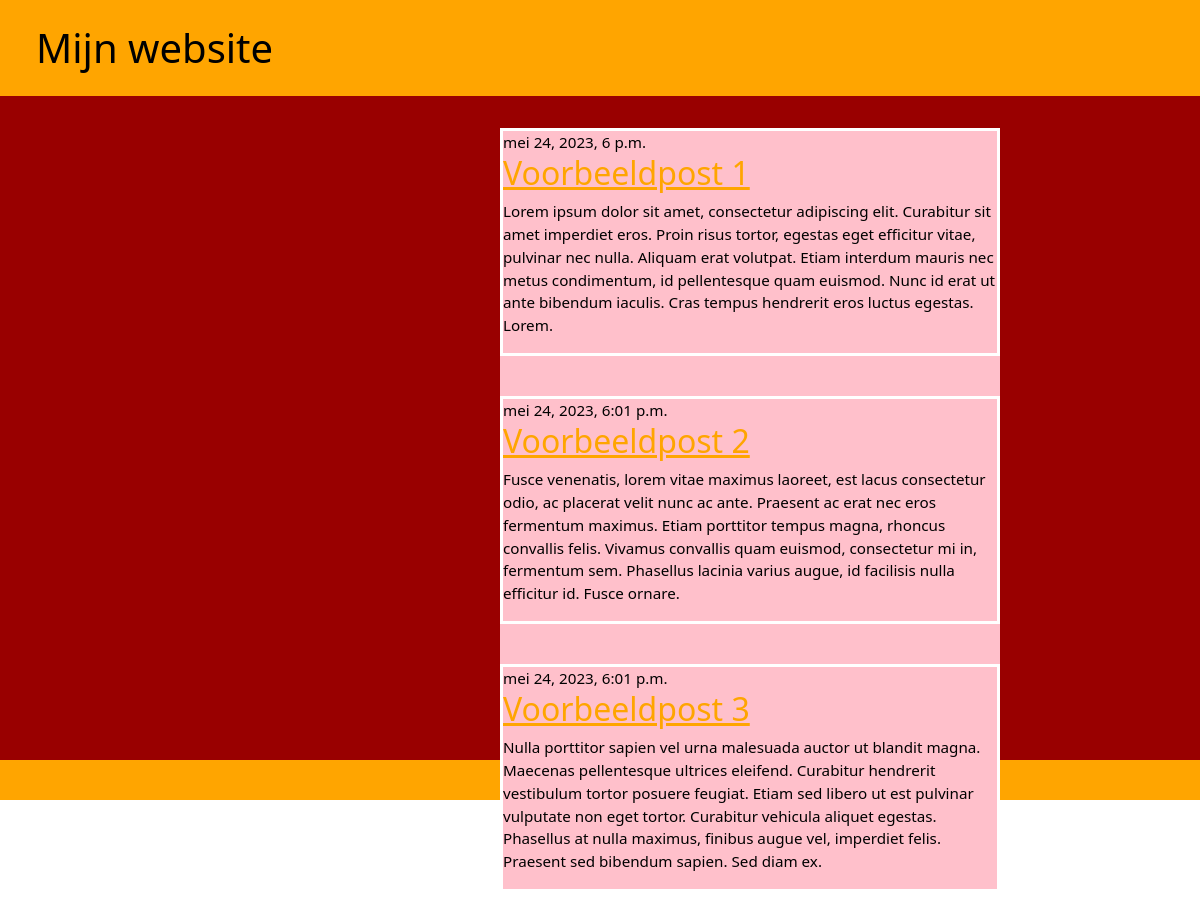
/, run on an earlier commit of the app's database.
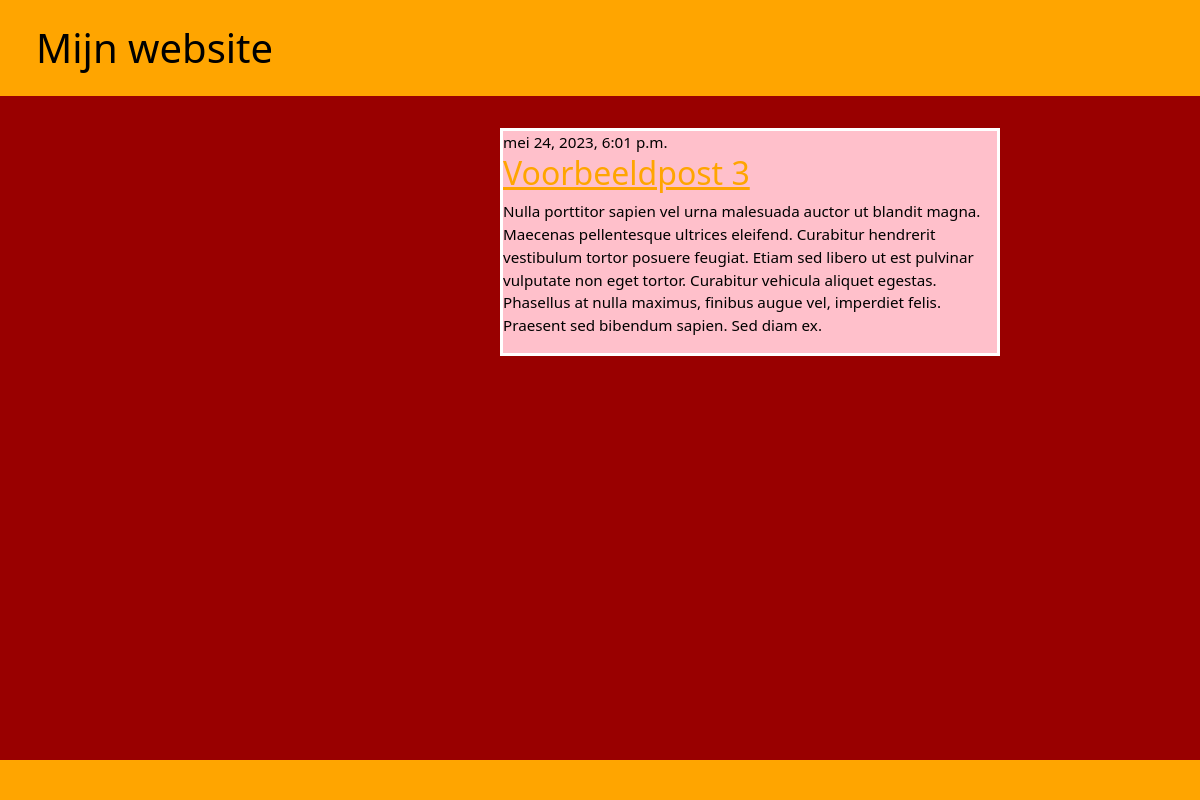
And on a later commit of the database.
### blog/models.py (models this page shows, shortened)
class Post(models.Model):
    author = models.ForeignKey(settings.AUTH_USER_MODEL, on_delete=models.CASCADE)
    title = models.CharField(max_length=200)
    text = models.TextField()
    created_date = models.DateTimeField(default=timezone.now)
    published_date = models.DateTimeField(blank=True, null=True)

### blog/views.py (the view)
# urls.py: path('', views.post_list, name='post_list'),
def post_list(request):
    posts = Post.objects.filter(published_date__lte=timezone.now()).order_by('published_date')
    return render(request, 'blog/post_list.html', {'posts': posts})

### blog/templates/blog/post_list.html (shortened to what this page needs)
{% load static %}
<!DOCTYPE html>
<html lang="en">
    <head>
        <link href="https://cdn.jsdelivr.net/npm/bootstrap@5.1.3/dist/css/bootstrap.min.css" rel="stylesheet">
        <link href="{% static 'css/stijl.css' %}" rel="stylesheet">
    </head>
    <body>
            <header>
                <h1>Mijn website</h1>
            </header>
            <section>
                <div class="row">
                    <div class="col col-5">&nbsp;</div>
                    <div class="col col-5">
                        <div class="blogposts">
                            {% block content %}
                            {% for post in posts %}
                            <article class="post">
                                <time class="date">
                                    {{ post.published_date }}
                                </time>
                                <h2><a href="">{{ post.title }}</a> </h2>
                                <p>{{ post.text|linebreaksbr }}</p>
                            </article>
                            {% endfor %}
                            {% endblock %}
                        </div>
                    </div>
                    <div class="col col-2">&nbsp;</div>
                </div>
            </section>
            <footer></footer>
    </body>
</html>

What changed in the data, as far as the page shows it:
removed Post: published_date "mei 24, 2023, 6 p.m.", title "Voorbeeldpost 1", text "Lorem ipsum dolor sit amet, consectetur adipiscing elit. Curabitur sit amet imperdiet eros. Proin risus tortor, egestas eget efficitur vitae, pulvinar nec nulla. Aliquam erat volutpat. Etiam interdum mauris nec metus condimentum, id pellentesque quam euismod. Nunc id erat ut ante bibendum iaculis. Cras tempus hendrerit eros luctus egestas. Lorem."
removed Post: published_date "mei 24, 2023, 6:01 p.m.", title "Voorbeeldpost 2", text "Fusce venenatis, lorem vitae maximus laoreet, est lacus consectetur odio, ac placerat velit nunc ac ante. Praesent ac erat nec eros fermentum maximus. Etiam porttitor tempus magna, rhoncus convallis felis. Vivamus convallis quam euismod, consectetur mi in, fermentum sem. Phasellus lacinia varius augue, id facilisis nulla efficitur id. Fusce ornare."
